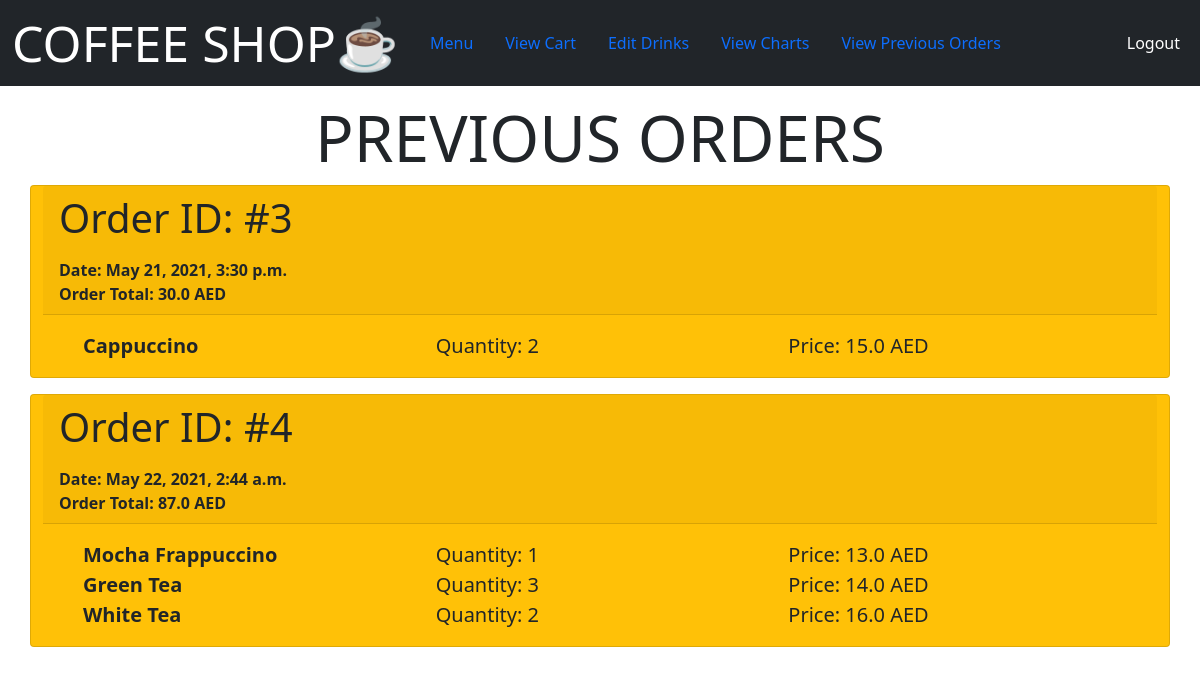
/prevOrders/ (signed in), run on the app's committed database.
### coffeeapp/models.py (models this page shows, shortened)
class CustomerOrder(models.Model):
    order_id = models.IntegerField(primary_key=True)
    cust_id = models.ForeignKey(User, on_delete=models.CASCADE)
    items = models.ManyToManyField(Item, through='OrderDetail')
    OrderDate = models.DateTimeField()
    TotalPrice = models.FloatField()

class Item(models.Model):
    ItemName = models.CharField(max_length=30, unique=True)
    image = models.ImageField(default = "")
    category = models.ForeignKey(Category, on_delete=models.CASCADE)
    ItemPrice = models.FloatField()
    quantity_sold = models.IntegerField(default=0) #total quantity sold

class OrderDetail(models.Model):
    details_id = models.AutoField(primary_key=True)
    order_det_id = models.ForeignKey(CustomerOrder, on_delete=models.CASCADE)
    item_det_id = models.ForeignKey(Item, on_delete=models.CASCADE)
    item_bought_quant = models.IntegerField()
    item_price = models.FloatField(default=0)
    class Meta:
        unique_together = (('order_det_id', 'item_det_id'),)

### coffeeapp/views.py (the view)
# urls.py: path('prevOrders/',views.previousOrders,name='prevOrder'),
def previousOrders(request):
    prevOrder={}
    cust = User.objects.get(id=request.user.id)
    orders = CustomerOrder.objects.filter(cust_id=cust)
    print(orders) ##check condition if order is empty or none
    for order in orders:
        orderDict = {}
        od = OrderDetail.objects.filter(order_det_id=order)
        if (od.count() > 0):
            for something in od:
                orderDict[something.item_det_id] = {'quantity':something.item_bought_quant, 'price': something.item_price}
        prevOrder[order] = orderDict
    context = {'prevOrders': prevOrder}
    return render(request, 'coffeeapp/prevOrders.html', context)

### coffeeapp/templates/coffeeapp/prevOrders.html (shortened to what this page needs)
{% extends 'coffeeapp/base.html' %}
  {% block content %}
  <h1 class="display-3 text-center">PREVIOUS ORDERS</h1>
  <div class="container">
    <div class="row">
      {% for order,item in prevOrders.items %}
      <div class="card text-dark bg-warning mb-3">
        <div class="card-header ">
          <p class="display-6">Order ID: #{{ order.order_id }}</p>
          <b>Date: {{ order.OrderDate }}</b><br />
          <b>Order Total: {{ order.TotalPrice }} AED</b>
        </div>
        <div class="card-body">
          <blockquote class="blockquote mb-0">
            <div class="container">
              {% for k,v in item.items %}
                <div class="row">
                  <div class="col order-first">
                    <b>{{k.ItemName}}</b>
                  </div>
                  {% for k1,v1 in v.items %}
                    {% if k1 == 'quantity' %}
                      <div class="col">
                        Quantity: {{ v1 }}
                      </div>
                    {% elif k1 == 'price' %}
                      <div class="col order-last">
                        Price: {{ v1 }} AED
                      </div>
                    {% endif %}
                  {% endfor %}
                </div>
              {% endfor %}
            </div>
          </blockquote>
        </div>
      </div>
      {% endfor %}
    </div>
  </div>
  {% endblock %}

### data on the page
CustomerOrder: order_id "3", OrderDate "May 21, 2021, 3:30 p.m.", TotalPrice "30.0"
Item: ItemName "Cappuccino", v "2"
OrderDetail: v "15.0"
CustomerOrder: order_id "4", OrderDate "May 22, 2021, 2:44 a.m.", TotalPrice "87.0"
Item: ItemName "Mocha Frappuccino", v "1"
OrderDetail: v "13.0"
Item: ItemName "Green Tea", v "3"
OrderDetail: v "14.0"
Item: ItemName "White Tea", v "2"
OrderDetail: v "16.0"
